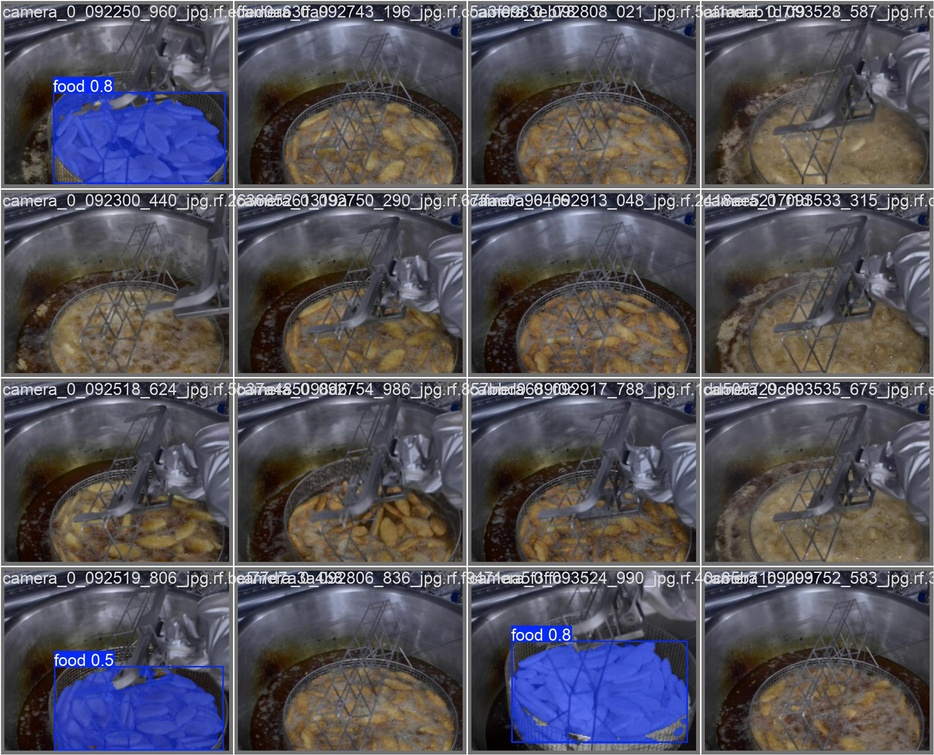
#> input picture report/val_batch0_pred.jpg, 934 x 755 px, shrunk from 1920 x 1552 before the run
$ python lift_detector.py ../../report/val_batch0_pred.jpg
#> lines starting #> are read from the running program, lines starting #| are printed output that depends on the picture; after the words box and inside, x2 and y2 are one past the last pixel; in counts of white or black regions, pixels touching at a corner belong together
"""
탈탈 시점 감지 모듈 (Lift Detection)

바스켓이 튀김유에서 들어올려진 프레임을 자동으로 식별.
튀김이 명확히 보이는 "탈탈" 시점의 이미지를 추출하는데 사용.
"""

import cv2
import numpy as np
from dataclasses import dataclass
from typing import List, Optional, Tuple
from pathlib import Path
from enum import Enum


class FrameType(Enum):
    """프레임 타입"""
    OIL_ONLY = 0      # 튀김유만 보임 (대기 또는 조리중)
    BASKET_LIFT = 1   # 바스켓 들어올림 (탈탈)
    BASKET_IN = 2     # 바스켓 투입/잠김
    DISCHARGE = 3     # 배출


@dataclass
class LiftDetectionResult:
    """탈탈 감지 결과"""
    frame_type: FrameType
    confidence: float
    basket_area_ratio: float    # 이미지 대비 바스켓 영역 비율
    metal_ratio: float          # 금속(바스켓) 픽셀 비율
    food_visible: bool          # 튀김이 보이는지


class LiftDetector:
    """탈탈 시점 감지기"""

    def __init__(
        self,
        # 바스켓(금속) 색상 범위 (HSV)
        metal_hsv_lower: Tuple[int, int, int] = (0, 0, 140),
        metal_hsv_upper: Tuple[int, int, int] = (180, 40, 255),
        # 튀김 색상 범위 (HSV) - 황금색~갈색
        food_hsv_lower: Tuple[int, int, int] = (12, 60, 90),
        food_hsv_upper: Tuple[int, int, int] = (25, 200, 200),
        # 감지 임계값
        lift_threshold: float = 0.02,  # 바스켓 면적 비율 임계값
        food_threshold: float = 0.01,  # 튀김 면적 비율 임계값
    ):
        self.metal_hsv_lower = np.array(metal_hsv_lower)
        self.metal_hsv_upper = np.array(metal_hsv_upper)
        self.food_hsv_lower = np.array(food_hsv_lower)
        self.food_hsv_upper = np.array(food_hsv_upper)
        self.lift_threshold = lift_threshold
        self.food_threshold = food_threshold

        # 이전 프레임 저장 (변화 감지용)
        self.prev_frame: Optional[np.ndarray] = None
        self.frame_history: List[LiftDetectionResult] = []

    # [4 lines left out: function reset, not called in this run]

    def detect(self, image: np.ndarray) -> LiftDetectionResult:
        """
        프레임에서 탈탈 시점 감지

        Args:
            image: BGR 이미지

        Returns:
            LiftDetectionResult
        """
        hsv = cv2.cvtColor(image, cv2.COLOR_BGR2HSV)
        gray = cv2.cvtColor(image, cv2.COLOR_BGR2GRAY)
        h, w = image.shape[:2]
        total_pixels = h * w

        # 1. 금속(바스켓) 영역 검출
        metal_mask = cv2.inRange(hsv, self.metal_hsv_lower, self.metal_hsv_upper)

        # 모폴로지로 노이즈 제거
        kernel = cv2.getStructuringElement(cv2.MORPH_ELLIPSE, (5, 5))
        metal_mask = cv2.morphologyEx(metal_mask, cv2.MORPH_CLOSE, kernel)
        metal_mask = cv2.morphologyEx(metal_mask, cv2.MORPH_OPEN, kernel)

        metal_pixels = np.sum(metal_mask > 0)
        metal_ratio = metal_pixels / total_pixels

        # 2. 튀김 영역 검출
        food_mask = cv2.inRange(hsv, self.food_hsv_lower, self.food_hsv_upper)
        food_mask = cv2.morphologyEx(food_mask, cv2.MORPH_CLOSE, kernel)
        food_mask = cv2.morphologyEx(food_mask, cv2.MORPH_OPEN, kernel)

        food_pixels = np.sum(food_mask > 0)
        food_ratio = food_pixels / total_pixels
        food_visible = food_ratio > self.food_threshold

        # 3. 바스켓 윤곽선 검출 (망 패턴)
        edges = cv2.Canny(gray, 50, 150)
        basket_contours = self._detect_basket_pattern(edges, metal_mask)
        basket_area_ratio = basket_contours / total_pixels if basket_contours > 0 else 0

        # 4. 프레임 변화량 계산 (이전 프레임 대비)
        frame_diff = 0
        if self.prev_frame is not None:
            diff = cv2.absdiff(gray, self.prev_frame)
            frame_diff = np.mean(diff) / 255.0

        self.prev_frame = gray.copy()

        # 5. 프레임 타입 판단
        frame_type, confidence = self._classify_frame(
            metal_ratio=metal_ratio,
            food_ratio=food_ratio,
            basket_area_ratio=basket_area_ratio,
            frame_diff=frame_diff,
            food_visible=food_visible,
        )

        result = LiftDetectionResult(
            frame_type=frame_type,
            confidence=confidence,
            basket_area_ratio=basket_area_ratio,
            metal_ratio=metal_ratio,
            food_visible=food_visible,
        )

        self.frame_history.append(result)
        return result

    def _detect_basket_pattern(
        self,
        edges: np.ndarray,
        metal_mask: np.ndarray
    ) -> float:
        """바스켓 망 패턴 검출"""
        # 금속 영역 내 엣지 밀도
        masked_edges = cv2.bitwise_and(edges, metal_mask)

        # 직선 검출 (망 패턴)
        lines = cv2.HoughLinesP(
            masked_edges, 1, np.pi/180, 50,
            minLineLength=30, maxLineGap=10
        )

        if lines is not None:
            # 직선이 많으면 바스켓 망 패턴일 가능성 높음
            return len(lines) * 100  # 대략적인 면적 추정
        return 0

    def _classify_frame(
        self,
        metal_ratio: float,
        food_ratio: float,
        basket_area_ratio: float,
        frame_diff: float,
        food_visible: bool,
    ) -> Tuple[FrameType, float]:
        """프레임 타입 분류"""
        confidence = 0.5

        # 튀김이 보이고 금속(바스켓)도 보이면 → 탈탈
        if food_visible and metal_ratio > self.lift_threshold:
            frame_type = FrameType.BASKET_LIFT
            confidence = min(0.9, 0.5 + food_ratio * 5 + metal_ratio * 3)

        # 금속만 보이고 튀김 안 보이면 → 바스켓 투입/잠김
        elif metal_ratio > self.lift_threshold and not food_visible:
            frame_type = FrameType.BASKET_IN
            confidence = min(0.8, 0.5 + metal_ratio * 3)

        # 금속도 안 보이고 튀김도 안 보이면 → 튀김유만
        elif metal_ratio < 0.01 and not food_visible:
            frame_type = FrameType.OIL_ONLY
            confidence = 0.8

        # 그 외
        else:
            frame_type = FrameType.OIL_ONLY
            confidence = 0.5

        return frame_type, confidence

    def detect_from_file(self, image_path: str) -> LiftDetectionResult:
        """파일에서 이미지 로드 후 감지"""
#> called with image_path = '../../report/val_batch0_pred.jpg'
        image = cv2.imread(image_path)
#> image is the input picture: shape (755, 934, 3); mean B, G, R 89.8, 82.3, 85.3
        if image is None:
            raise ValueError(f"Failed to load image: {image_path}")
        return self.detect(image)
#> in detect, `hsv = cv2.cvtColor(image, cv2.COLOR_BGR2HSV)`: hsv: shape (755, 934, 3); mean H, S, V 76.1, 61.6, 99.8
#> in detect, `gray = cv2.cvtColor(image, cv2.COLOR_BGR2GRAY)`:
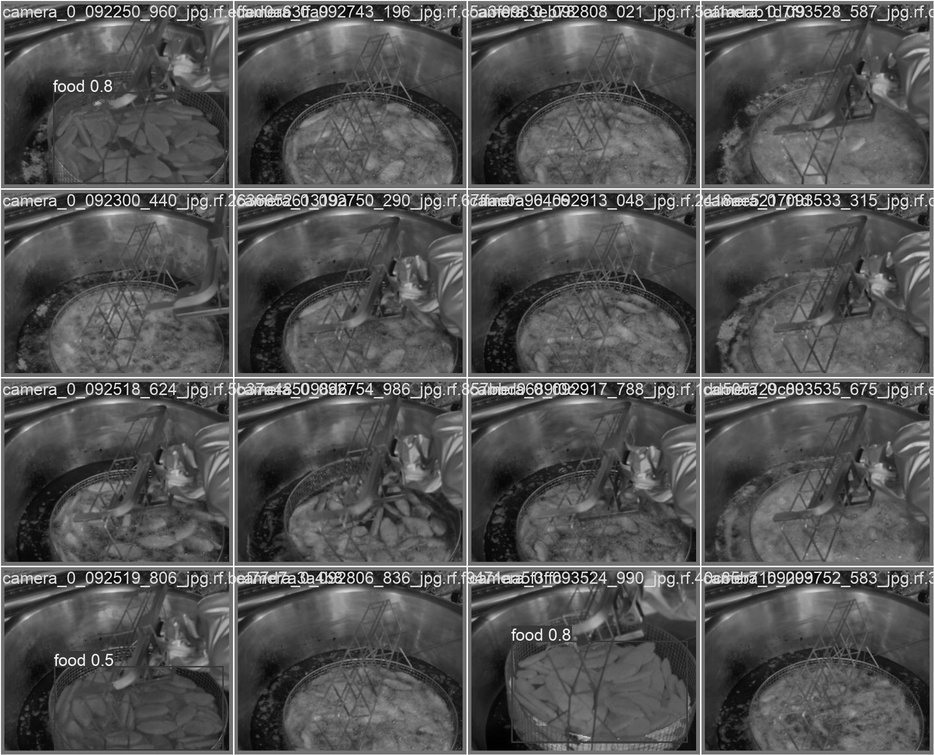
#> gray: shape (755, 934); min 0, max 255, mean 84.1
#> in detect, `metal_mask = cv2.inRange(hsv, self.metal_hsv_lower, self.metal_hsv_upp..`:
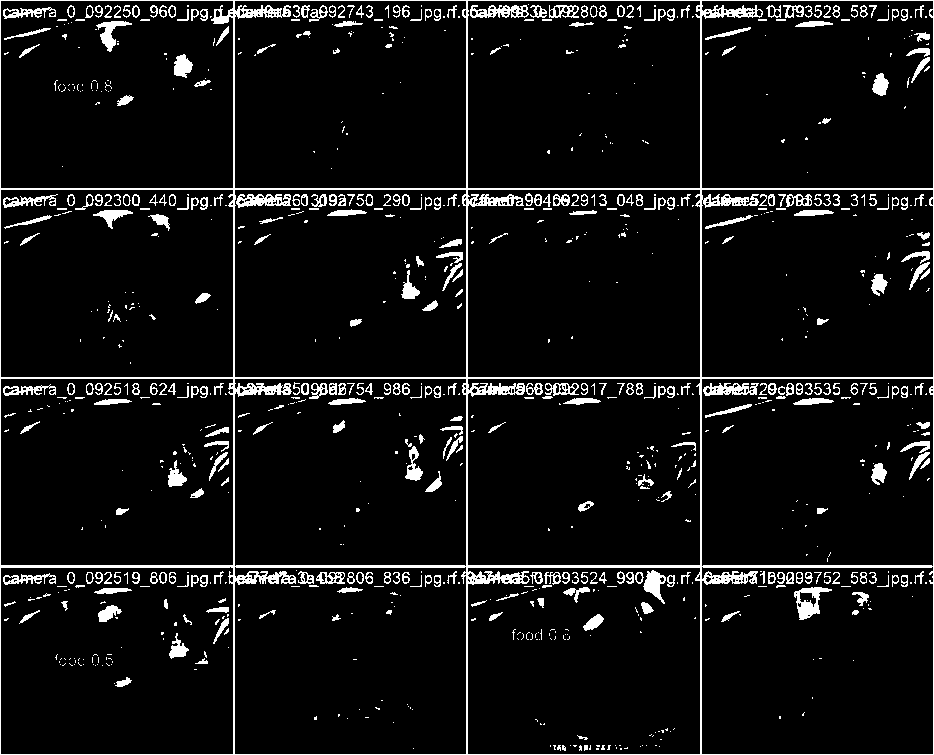
#> metal_mask: shape (755, 934); 6.8% white in thin lines or dots
#> in detect, `metal_mask = cv2.morphologyEx(metal_mask, cv2.MORPH_CLOSE, kernel)`: metal_mask: shape (755, 934); 9.3% white; 452 white regions (311 under 20 px), largest, box (x1, y1, x2, y2) and area: (0, 0, 934, 755) 48879, (75, 194, 140, 229) 808, (405, 439, 423, 481) 378
#> in detect, `metal_mask = cv2.morphologyEx(metal_mask, cv2.MORPH_OPEN, kernel)`:
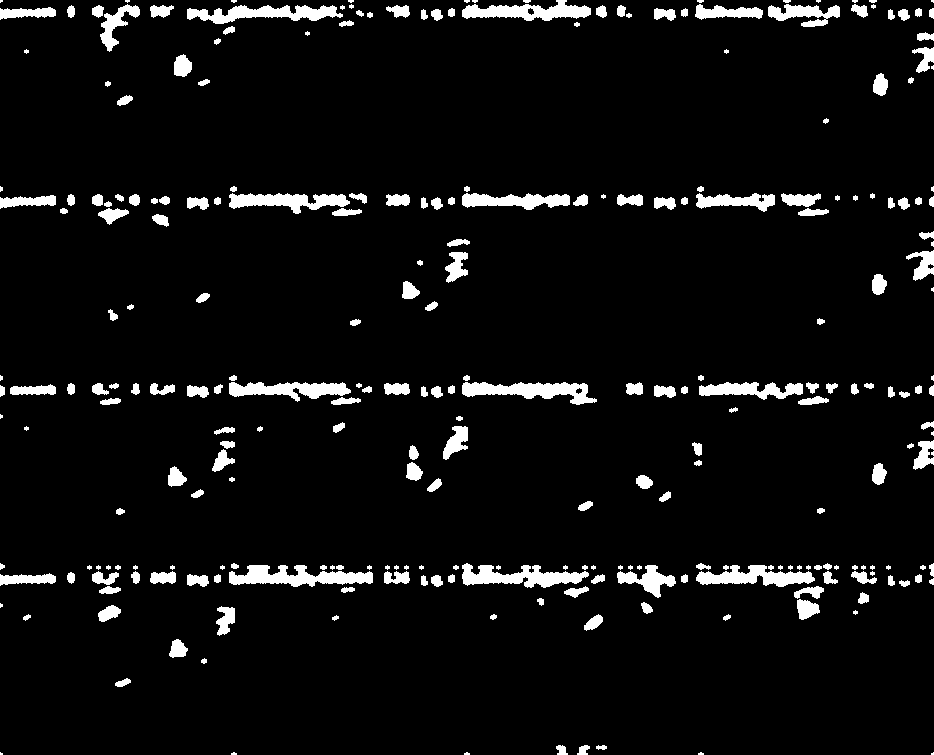
#> metal_mask: shape (755, 934); 5.8% white; 273 white regions (62 under 20 px), largest, box (x1, y1, x2, y2) and area: (229, 565, 373, 587) 1835, (462, 563, 589, 588) 1667, (462, 382, 597, 405) 1656
#> in detect, `metal_pixels = np.sum(metal_mask > 0)`: metal_pixels = 41153
#> in detect, `metal_ratio = metal_pixels / total_pixels`: metal_ratio = 0.0584
#> in detect, `food_mask = cv2.inRange(hsv, self.food_hsv_lower, self.food_hsv_upper)`: food_mask: shape (755, 934); 12.4% white; 459 white regions (313 under 20 px), largest, box (x1, y1, x2, y2) and area: (285, 297, 454, 374) 6288, (288, 492, 451, 562) 5768, (827, 111, 919, 184) 4522
#> in detect, `food_mask = cv2.morphologyEx(food_mask, cv2.MORPH_CLOSE, kernel)`: food_mask: shape (755, 934); 14.1% white; 155 white regions (105 under 20 px), largest, box (x1, y1, x2, y2) and area: (519, 290, 687, 374) 8416, (745, 107, 919, 184) 8379, (731, 298, 919, 373) 8289
#> in detect, `food_mask = cv2.morphologyEx(food_mask, cv2.MORPH_OPEN, kernel)`:
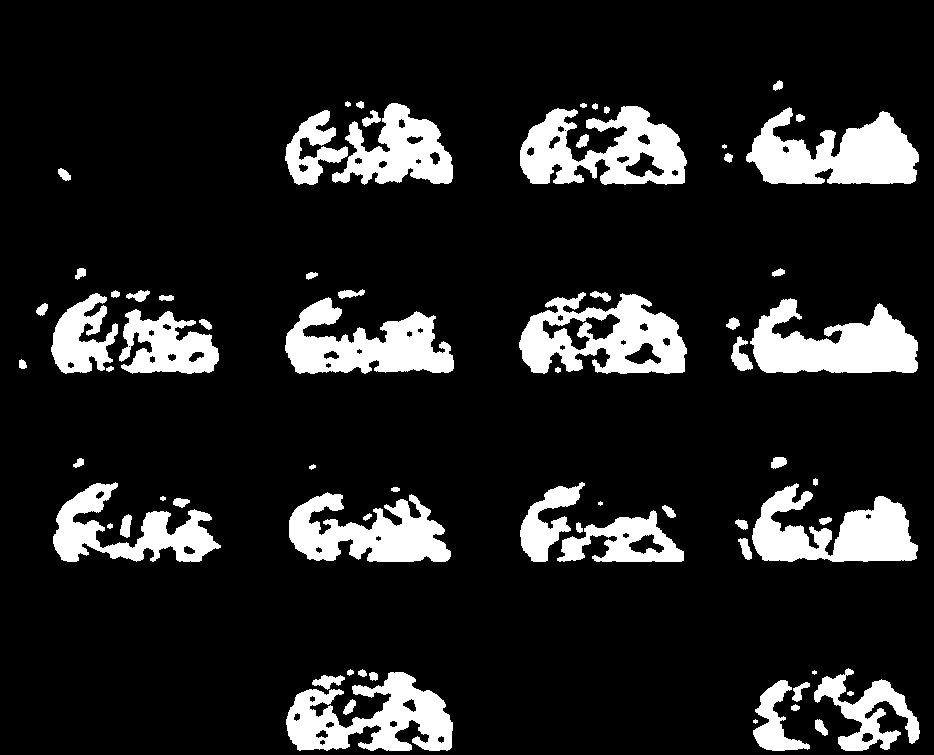
#> food_mask: shape (755, 934); 13.6% white; 71 white regions (4 under 20 px), largest, box (x1, y1, x2, y2) and area: (746, 107, 919, 184) 8191, (519, 292, 687, 374) 7999, (750, 298, 918, 373) 7807
#> in detect, `food_pixels = np.sum(food_mask > 0)`: food_pixels = 95876
#> in detect, `food_ratio = food_pixels / total_pixels`: food_ratio = 0.136
#> in detect, `food_visible = food_ratio > self.food_threshold`: food_visible = True
#> in detect, `edges = cv2.Canny(gray, 50, 150)`:
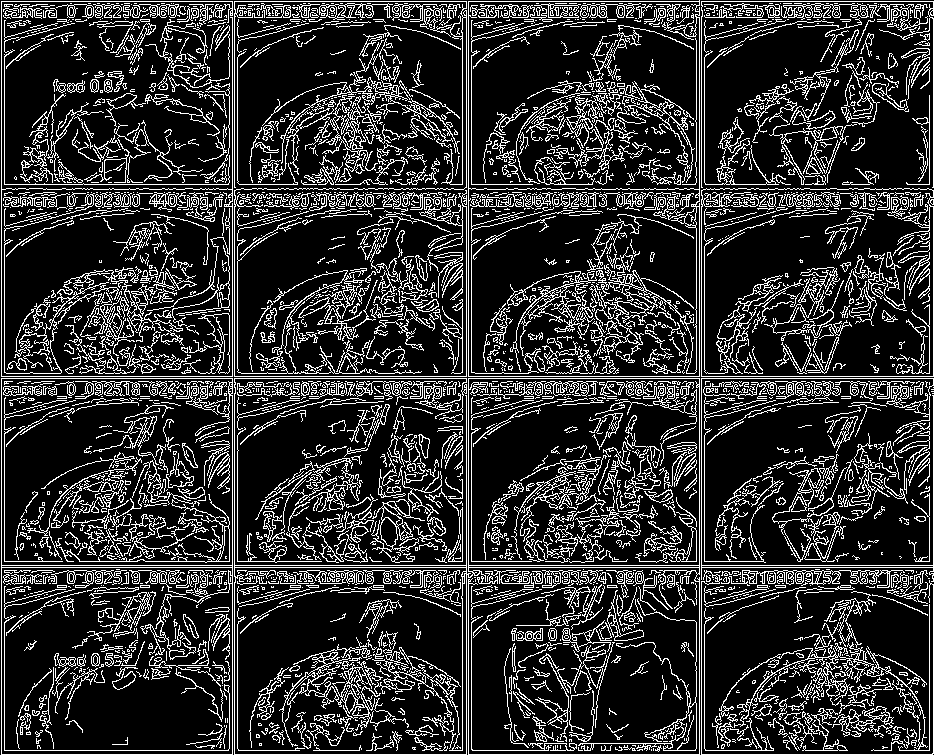
#> edges: shape (755, 934); 19% white in thin lines or dots
#> in _detect_basket_pattern, `masked_edges = cv2.bitwise_and(edges, metal_mask)`:
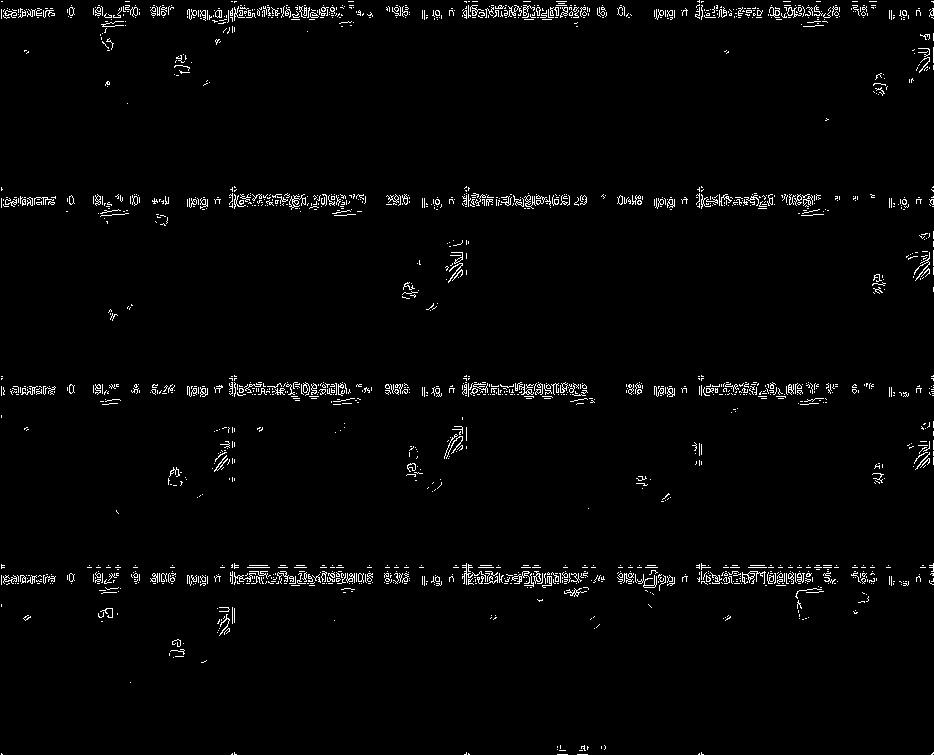
#> masked_edges: shape (755, 934); 2.2% white in thin lines or dots
#> in _detect_basket_pattern, `lines = cv2.HoughLinesP( masked_edges, 1, np.pi/180, 50, minLineLength..`: lines = 214 rows, first 6: [422, 15, 606, 15], [617, 577, 686, 577], [618, 581, 686, 581], [699, 386, 773, 386], [723, 567, 838, 567], [699, 199, 818, 199]
#> in detect, `basket_contours = self._detect_basket_pattern(edges, metal_mask)`: basket_contours = 21400
#> in detect, `basket_area_ratio = basket_contours / total_pixels if basket_contours ..`: basket_area_ratio = 0.0303
#> in _classify_frame, `confidence = min(0.9, 0.5 + food_ratio * 5 + metal_ratio * 3)`: confidence = 0.9

    # [112 lines left out: functions find_lift_frames, get_lift_sequence, visualize_detection, not called in this run]


if __name__ == "__main__":
    import sys
    from pathlib import Path

    if len(sys.argv) < 2:
        print("Usage: python lift_detector.py <image_path_or_directory>")
        sys.exit(1)

    path = Path(sys.argv[1])
    detector = LiftDetector()

    if path.is_file():
        # 단일 이미지
        result = detector.detect_from_file(str(path))
        print(f"Frame type: {result.frame_type.name}")
#| Frame type: BASKET_LIFT
        print(f"Confidence: {result.confidence:.2f}")
#| Confidence: 0.90
        print(f"Metal ratio: {result.metal_ratio:.4f}")
#| Metal ratio: 0.0584
        print(f"Food visible: {result.food_visible}")
#| Food visible: True

    elif path.is_dir():
        # 디렉토리 내 모든 이미지
        image_paths = sorted(path.glob("*.jpg"))
        print(f"Found {len(image_paths)} images")

        lift_sequence = detector.get_lift_sequence([str(p) for p in image_paths])

        print(f"\n=== Lift Sequence ({len(lift_sequence)} found) ===")
        for i, (idx, p) in enumerate(lift_sequence):
            print(f"  {i+1}차 탈탈: frame {idx} - {Path(p).name}")
